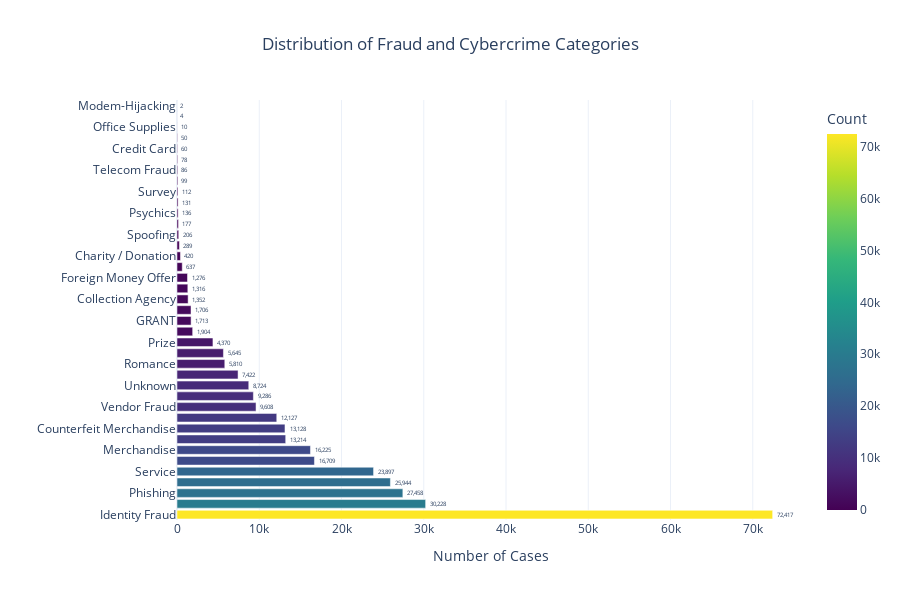

This figure's notebook cell:
### Code cell
# Clean dollar loss data
df['Dollar Loss Clean'] = df['Dollar Loss /pertes financires'].astype(str).str.replace('$', '')
df['Dollar Loss Clean'] = df['Dollar Loss Clean'].str.replace(',', '')
df['Dollar Loss Clean'] = pd.to_numeric(df['Dollar Loss Clean'], errors='coerce')

# 1. Fraud and cybercrime thematic categories (Bar Chart)
fraud_categories = df['Fraud and Cybercrime Thematic Categories'].value_counts().reset_index()
fraud_categories.columns = ['Category', 'Count']

fig1 = px.bar(fraud_categories,
             x='Count',
             y='Category',
             orientation='h',
             title='Distribution of Fraud and Cybercrime Categories',
             template='plotly_white',
             color='Count',
             color_continuous_scale='Viridis')

fig1.update_layout(
    title={
        'text': 'Distribution of Fraud and Cybercrime Categories',
        'x': 0.5,
        'xanchor': 'center'
    },
    xaxis_title='Number of Cases',
    yaxis_title='',
    showlegend=False,
    plot_bgcolor='white',
    height=600  # Make it taller for better readability
)

# Add case count as text on bars
fig1.update_traces(texttemplate='%{x:,.0f}', textposition='outside')

fig1.show()

### Figure 1 — Plotly figure (JSON) as saved in the notebook; plotly's stock layout.template omitted (floating-point values rounded to 4 significant figures)
{"data": [{"hovertemplate": "Count=%{marker.color}<br>Category=%{y}<extra></extra>", "legendgroup": "", "marker": {"color": [72417, 30228, 27458, 25944, 23897, 16709, 16225, 13214, 13128, 12127, 9608, 9286, 8724, 7422, 5810, 5645, 4370, 1904, 1713, 1706, 1352, 1316, 1276, 637, 420, 289, 206, 177, 136, 131, 112, 99, 86, 78, 60, 50, 10, 4, 2], "coloraxis": "coloraxis", "pattern": {"shape": ""}}, "name": "", "orientation": "h", "showlegend": false, "textposition": "outside", "texttemplate": "%{x:,.0f}", "type": "bar", "x": [72417, 30228, 27458, 25944, 23897, 16709, 16225, 13214, 13128, 12127, 9608, 9286, 8724, 7422, 5810, 5645, 4370, 1904, 1713, 1706, 1352, 1316, 1276, 637, 420, 289, 206, 177, 136, 131, 112, 99, 86, 78, 60, 50, 10, 4, 2], "xaxis": "x", "y": ["Identity Fraud", "Extortion", "Phishing", "Personal Info", "Service", "Investments", "Merchandise", "Bank Investigator", "Counterfeit Merchandise", "Job", "Vendor Fraud", "Other", "Unknown", "Emergency (Jail, Accident, Hospital, Help)", "Romance", "Spear Phishing", "Prize", "False Billing", "GRANT", "Loan", "Collection Agency", "Recovery Pitch", "Foreign Money Offer", "Incomplete", "Charity / Donation", "Pyramid", "Spoofing", "Timeshare", "Psychics", "Vacation", "Survey", "Unauthorized Charge", "Telecom Fraud", "Health", "Credit Card", "Directory", "Office Supplies", "Fraudulent Cheque", "Modem-Hijacking"], "yaxis": "y"}], "layout": {"barmode": "relative", "coloraxis": {"colorbar": {"title": {"text": "Count"}}, "colorscale": [[0, "#440154"], [0.1111, "#482878"], [0.2222, "#3e4989"], [0.3333, "#31688e"], [0.4444, "#26828e"], [0.5556, "#1f9e89"], [0.6667, "#35b779"], [0.7778, "#6ece58"], [0.8889, "#b5de2b"], [1, "#fde725"]]}, "height": 600, "legend": {"tracegroupgap": 0}, "plot_bgcolor": "white", "showlegend": false, "title": {"text": "Distribution of Fraud and Cybercrime Categories", "x": 0.5, "xanchor": "center"}, "xaxis": {"anchor": "y", "domain": [0, 1], "title": {"text": "Number of Cases"}}, "yaxis": {"anchor": "x", "domain": [0, 1], "title": {"text": ""}}}}
